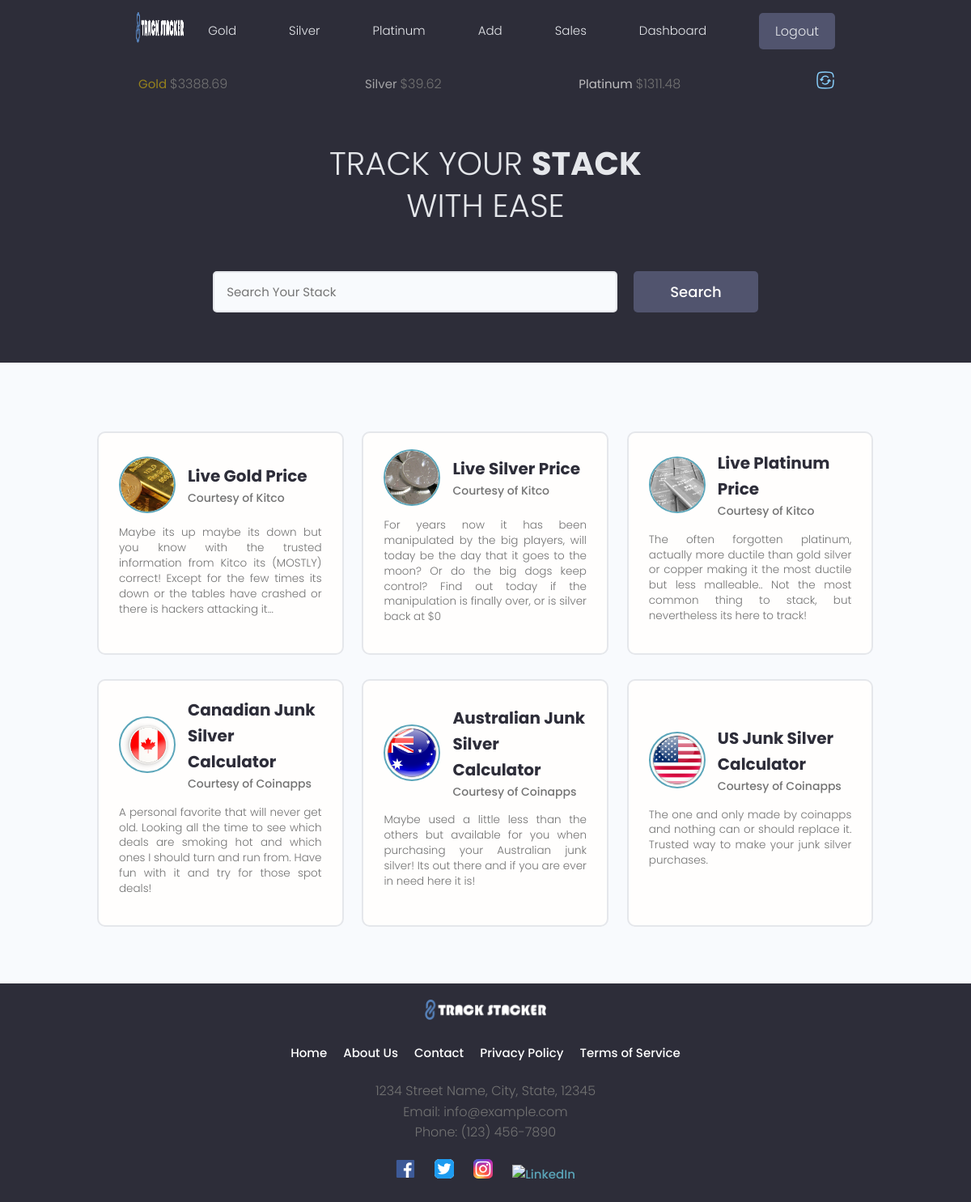
The app's page / (signed in) with its own data.
### tracker/models.py (models this page shows, shortened)
class MetalsData(models.Model):
    owner = models.OneToOneField(Profile, on_delete=models.CASCADE)
    timestamp = models.IntegerField(default=0)
    rates = models.JSONField(default=dict)
    currency = models.CharField(max_length=30)
    current_gold_price = models.DecimalField(max_digits=30, decimal_places=2, default=0)
    current_silver_price = models.DecimalField(max_digits=30, decimal_places=2, default=0)
    current_platinum_price = models.DecimalField(max_digits=30, decimal_places=2, default=0)
    class Meta:
        verbose_name_plural = "Metals Data"

### tracker/views.py (the view)
# urls.py: path('', views.homepage, name="homepage"),
def homepage(request):
    is_index = True
    if request.user.is_authenticated:
        metals_data, created = MetalsData.objects.get_or_create(owner=request.user.profile)
        five_minutes_later = metals_data.timestamp + 300
        unix_time_now = int(time.time())
        if metals_data.current_gold_price == 0:
                metals_data.get_api_data(request.user)
        elif (unix_time_now - five_minutes_later) > 300:
            print('peanutbutter pancake')
    context = {'is_index': is_index}
    try:
        return render(request, 'tracker/index.html', context)
    except Exception as e:
        raise Http404("Page not found")

### tracker/context_processors.py (called while the page is built)
def subheader_context(request):
    subheader_data = {}
    if request.user.is_authenticated:
        try:
            metals_data, created = MetalsData.objects.get_or_create(owner=request.user.profile)
            subheader_data['gold_price'] = metals_data.current_gold_price
            subheader_data['silver_price'] = metals_data.current_silver_price
            subheader_data['platinum_price'] = metals_data.current_platinum_price
        except MetalsData.DoesNotExist:
            subheader_data['gold_price'] = 'N/A'
            subheader_data['silver_price'] = 'N/A'
            subheader_data['platinum_price'] = 'N/A'
    return subheader_data

### tracker/templates/tracker/index.html (shortened to what this page needs)
{% extends 'main.html' %}
{% load static %}
{% block content %}
<main class="home">
  <section class="hero-section text-center">
    <div class="container container--narrow">
      <div class="hero-section__box">
        <h2>TRACK YOUR <span>STACK</span></h2>
        <h2>WITH EASE</h2>
      </div>
      {% if request.user.is_authenticated %}
      <div class="hero-section__search">
        <form class="form" action="{% url 'searchMetal' %}" method="get">
          <div class="form__field">
            <input class="input input--text" id="formInput#search" type="text" name="search_query"
              placeholder="Search Your Stack" />
          </div>
          <input class="btn btn--sub btn--lg" type="submit" value="Search" />
        </form>
      </div>
      {% endif %}
    </div>
  </section>
  <section class="devlist">
    <div class="container">
      <div class="grid grid--three">
        <div class="column card">
          <div class="dev">
            <a href="https://www.kitco.com/charts/gold" target="_blank" class="card__body">
              <div class="dev__profile">
                <img class="avatar avatar--md" src="{% static 'images/gold_avatar.jpg' %}" />
                <div class="dev__meta">
                  <h3>Live Gold Price</h3>
                  <h5>Courtesy of Kitco</h5>
                </div>
              </div>
              <p class="dev__info">
                Maybe its up maybe its down but you know with the trusted information from
                Kitco its (MOSTLY) correct! Except for the few times its down or the tables
                have crashed or there is hackers attacking it...
              </p>
            </a>
          </div>
        </div>
        <div class="column card">
          <div class="dev">
            <a href="https://www.kitco.com/charts/silver" target="_blank" class="card__body">
              <div class="dev__profile">
                <img class="avatar avatar--md" src="{% static 'images/silver_avatar.jpg' %}" alt="image" />
                <div class="dev__meta">
                  <h3>Live Silver Price</h3>
                  <h5>Courtesy of Kitco</h5>
                </div>
              </div>
              <p class="dev__info">
                For years now it has been manipulated by the big players, will today
                be the day that it goes to the moon? Or do the big dogs keep control?
                Find out today if the manipulation is finally over, or is silver back at $0
              </p>
            </a>
          </div>
        </div>
        <div class="column card">
          <div class="dev">
            <a href="https://www.kitco.com/charts/platinum" target="_blank" class="card__body">
              <div class="dev__profile">
                <img class="avatar avatar--md" src="{% static 'images/platinum_avatar.jpg' %}" alt="image" />
                <div class="dev__meta">
                  <h3>Live Platinum Price</h3>
                  <h5>Courtesy of Kitco</h5>
                </div>
              </div>
              <p class="dev__info">
                The often forgotten platinum, actually more ductile than gold silver or copper
                making it the most ductile but less malleable.. Not the most common
                thing to stack, but nevertheless its here to track!
              </p>
            </a>
          </div>
        </div>
        <div class="column card">
          <div class="dev">
            <a href="http://coinapps.com/silver/coin/canadian/calculator/#menu" target="_blank" class="card__body">
              <div class="dev__profile">
                <img class="avatar avatar--md" src="{% static 'images/canada_flag_avatar.png' %}" alt="image" />
                <div class="dev__meta">
                  <h3>Canadian Junk Silver Calculator</h3>
                  <h5>Courtesy of Coinapps</h5>
                </div>
              </div>
              <p class="dev__info">
                A personal favorite that will never get old. Looking all the time to see which deals
                are smoking hot and which ones I should turn and run from. Have fun with it and
                try for those spot deals!
              </p>
            </a>
          </div>
        </div>
        <div class="column card">
          <div class="dev">
            <a href="http://coinapps.com/silver/coin/australian/calculator/" target="_blank" class="card__body">
              <div class="dev__profile">
                <img class="avatar avatar--md" src="{% static 'images/australia_flag_avatar.png' %}" alt="image" />
                <div class="dev__meta">
                  <h3>Australian Junk Silver Calculator</h3>
                  <h5>Courtesy of Coinapps</h5>
                </div>
              </div>
              <p class="dev__info">
                Maybe used a little less than the others but available for you when purchasing
                your Australian junk silver! Its out there and if you are ever in need here it is!
              </p>
            </a>
          </div>
        </div>
        <div class="column card">
          <div class="dev">
            <a href="http://coinapps.com/silver/coin/calculator/" target="_blank" class="card__body">
              <div class="dev__profile">
                <img class="avatar avatar--md" src="{% static 'images/united_states_avatar.png' %}" alt="image" />
                <div class="dev__meta">
                  <h3>US Junk Silver Calculator</h3>
                  <h5>Courtesy of Coinapps</h5>
                </div>
              </div>
              <p class="dev__info">
                The one and only made by coinapps and nothing can or should replace it. Trusted
                way to make your junk silver purchases.
              </p>
            </a>
          </div>
        </div>
      </div>
    </div>
  </section>
</main>
{% endblock %}

### templates/sub_header.html (shortened to what this page needs)
{% load static %}
<div id="sticky-bar">
  <header class="subheader">
    <div class="container container--narrow">
      <nav class="subheader__nav">
        <ul>
          <li class="subheader__menuItem" id="goldspot">Gold&nbsp;<span>${{gold_price}}</span></li>
          <li class="subheader__menuItem" id="silverspot">Silver&nbsp;<span>${{silver_price}}</span></li>
          <li class="subheader__menuItem" id="platinumspot">Platinum&nbsp;<span>${{platinum_price}}</span></li>
          <a><li class="subheader__menuItem"><span class="solar--refresh-square-broken" id="update-metals-data-button"></span></li></a>
        </ul>
      </nav>
    </div>
  </header>
</div>

### static/styles/app.css (style rules this page uses)
:root { --color-sub: #2d2d39; }
.btn--sub { background-color: var(--color-sub-light); }
.card { border: 2px solid var(--color-light); }
img { width: 100%; }
.hero-section { height: 40vh; display: flex; align-items: center; background-color: var(--color-sub); }
.hero-section__box { margin-bottom: 4rem; }
.hero-section__box > h2, .hero-section__box > h2 > span { font-size: 4rem; color: var(--color-light); line-height: 1.3; text-transform: uppercase; }
.hero-section__box > h2 { font-weight: 300; }
.hero-section__box > h2 > span { font-weight: 700; }
.hero-section__search > .form { display: flex; align-items: center; justify-content: center; gap: 2rem; }
.hero-section__search > .form input.input--text { width: 50rem; }
.devlist { margin-top: 8rem; }
.devlist .grid { align-items: stretch; }
.devlist .dev .dev__profile { display: flex; align-items: center; gap: 1.5rem; }
.devlist .dev .dev__meta h3 { color: var(--color-sub); font-size: 2rem; font-weight: 700; }
.devlist .dev .dev__meta h5 { color: var(--color-text); font-size: 1.4rem; font-weight: 500; }
.devlist .dev .dev__info { margin: 1.5rem 0; font-size: 1.35rem; line-height: 1.4; text-align: justify; }
.devlist .card { position: relative; }
.devlist .card__body { display: flex; flex-direction: column; justify-content: space-between; height: 100%; }
#sticky-bar { position: relative; width: 100%; background-color: var(--color-sub); color: white; text-align: center; transition: top 0.3s; z-index: 110; }
.subheader { position: sticky; z-index: 111; background-color: var(--color-sub); padding-bottom: .8rem; }
.subheader__nav > ul { display: flex; align-items: center; list-style: none; justify-content: space-between; padding-top: 1rem; }
#goldspot { color: rgba(255, 215, 0, 0.5); padding: 3px; }
#silverspot { color: rgba(192, 192, 192, 0.8); padding: 3px; }
#platinumspot { color: rgba(229, 228, 226, 0.8); padding: 3px; }

### static/uikit/styles/modules/_variables.css (style rules this page uses)
:root { --color-main: #5aa5b9; --color-main-light: #e6faff; --color-sub: #3f4156; --color-sub-light: #51546e; --color-sub-lighter: #ededfd; --color-text: #737373; --color-gray: #8b8b8b; --color-light: #e5e7eb; --color-light-gray: #767676; --color-bg: #f8fafd; --color-white: #fffefd; --color-white-light: #f3f3f3; --color-success: #359e64; --color-success-bg: #def8e8; --color-error: #fc4b0b; --color-error-bg: #fff2ee; --font-base: 'Poppins', arial, helvetica, 'Segoe UI', roboto, ubuntu, sans-serif; --font-monospace: 'Fira Code', 'Courier New', courier, monospace; --font-regular: 300; --font-medium: 500; --font-bold: 700; --generic-shadow: 1px 1px 5px #00000010; --generic-transition: all 0.3s ease-in-out; }

### static/uikit/styles/modules/_base.css (style rules this page uses)
* { margin: 0; padding: 0; box-sizing: border-box; text-rendering: optimizeLegibility; color: inherit; font-size: inherit; }
html { font-size: 50%; }
@media only screen and (min-width: 480px) { html { font-size: 56.25%; } }
@media only screen and (min-width: 1200px) { html { font-size: 62.5%; } }
body { line-height: 1.6; font-weight: 400; font-size: 1.5rem; color: var(--color-text); background-color: var(--color-bg); min-height: 100vh; }

### static/uikit/styles/modules/_typography.css (style rules this page uses)
* { font-family: var(--font-base); }
h2 { font-size: 3.6rem; font-weight: var(--font-bold); }
h3 { font-size: 3.2rem; font-weight: var(--font-medium); }
h5 { font-size: 2.4rem; font-weight: var(--font-medium); }
h5, h6 { font-weight: var(--font-regular); }
p, span, strong { font-size: 1.6rem; color: var(--color-text); font-weight: var(--font-regular); }
a { padding-bottom: 2px; text-decoration: none; display: inline-block; color: var(--color-main); font-weight: var(--font-medium); }

### static/uikit/styles/modules/_utilities.css (style rules this page uses)
.container { width: 92%; max-width: 165rem; margin: 0 auto; box-sizing: border-box; }
.container--narrow { width: 92%; max-width: 120rem; }
@media screen and (min-width: 1000px) { .container { width: 90%; } }
@media screen and (min-width: 1000px) { .container--narrow { width: 85%; } }
@media screen and (min-width: 1200px) { .container { width: 80%; } }
@media screen and (min-width: 1200px) { .container--narrow { width: 72%; } }
.text-center { text-align: center; }

### static/uikit/styles/modules/_avatar.css (style rules this page uses)
.avatar { border-radius: 50%; border: 2px solid var(--color-main); object-fit: cover; }
.avatar--md { height: 7rem; width: 7rem; }

### records on screen
MetalsData: current_gold_price "3388.69", current_silver_price "39.62", current_platinum_price "1311.48"
